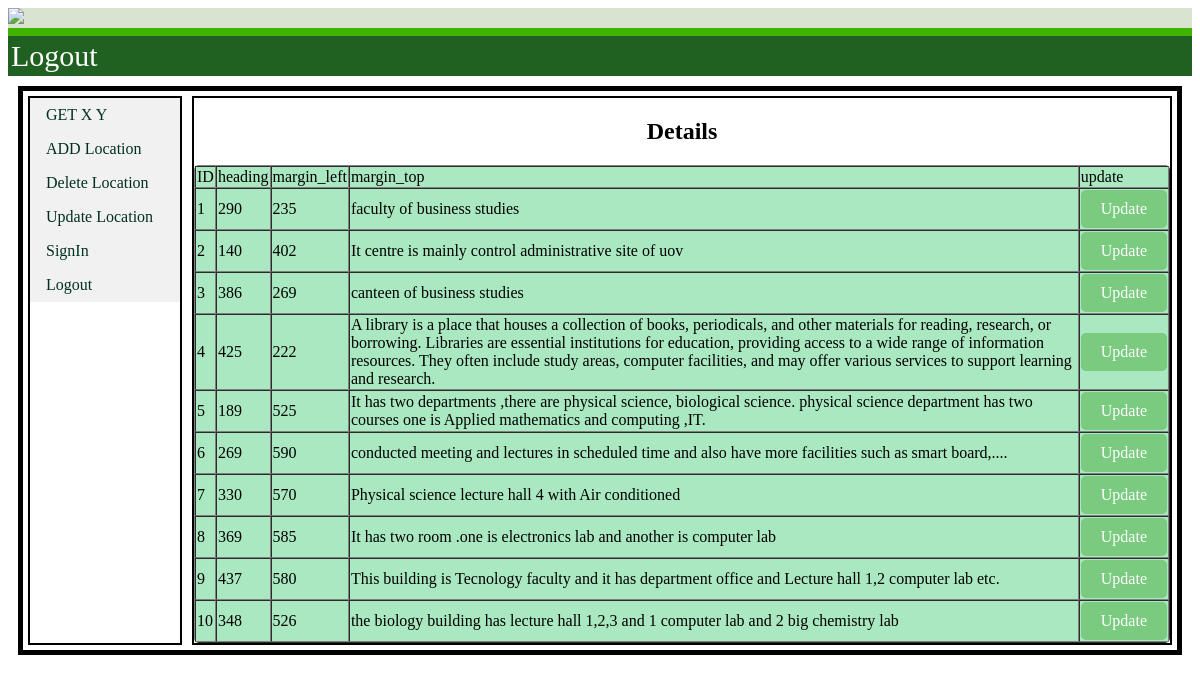
Before: /dashboard.php?content=showtableupdate.php with the older database file.
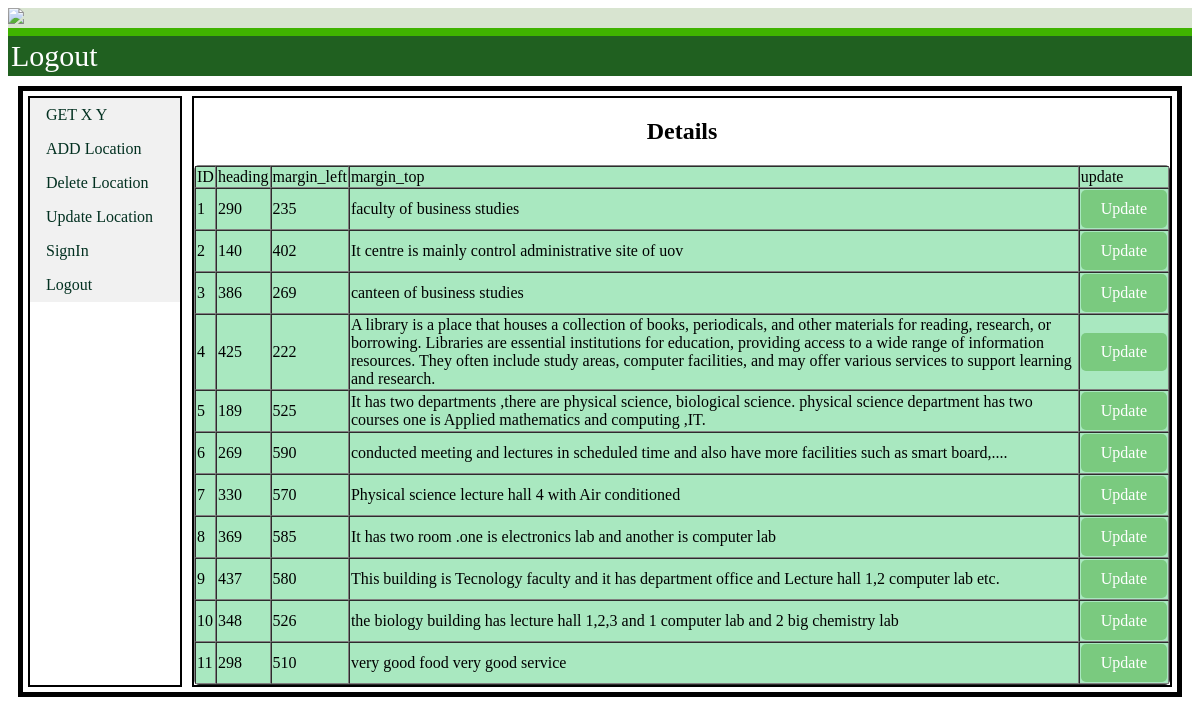
After: the same page with the newer database file.
### tables this page shows
CREATE TABLE `addimage` (
  `id` int(11) NOT NULL,
  `heading` varchar(100) DEFAULT NULL,
  `b_img` varchar(100) DEFAULT NULL,
  `mar_l` float DEFAULT NULL,
  `mar_t` float DEFAULT NULL,
  `img_1` varchar(100) DEFAULT NULL,
  `img_2` varchar(100) DEFAULT NULL,
  `img_3` varchar(100) DEFAULT NULL,
  `img_4` varchar(100) DEFAULT NULL,
  `img_5` varchar(100) DEFAULT NULL,
  `description` longtext DEFAULT NULL
);

### connection/function.php (the view, shortened to what this page needs)
<!DOCTYPE html>
<html lang="en">
<head>
	<link rel="stylesheet" href="style/styles.css">
</head>
<body>
<?php
function utable($result)
{
	if($result)
	{
		echo"<table border=1px cellspacing=0px align='center' id='pri' align='center'>";
		echo"<tr>";
		echo "<td>ID  </td>";
		echo "<td>heading </td>";
		echo "<td>margin_left</td>";
		echo "<td>margin_top </td>";
		echo "<td>update</td>";
    	echo "</tr>";
        echo "<tr>";
		while ($row = mysqli_fetch_row($result)) {
			echo "<tr>";
			$id= $row[0];
			$mrl=$row[3];
			$mrt=$row[4];
			$des=$row[10];
			echo "<td>$row[0]</td>";
			echo "<td>$row[3]</td>";
			echo "<td>$row[4]</td>";
			echo "<td>$row[10]</td>";
			$updateLink = "dashboard.php?content=updateplace.php&id=$id&mar_l=$mrl&mar_t=$mrt&desc=$des";
			echo "<td><a href='$updateLink' id='upd'>Update</a></td>";
			echo "</tr>";
		}
	}else{
      }
}
?>
</body>
</html>

Changed rows visible on the page:
added addimage: id "11", mar_l "298", mar_t "510", description "very good food very good service"
